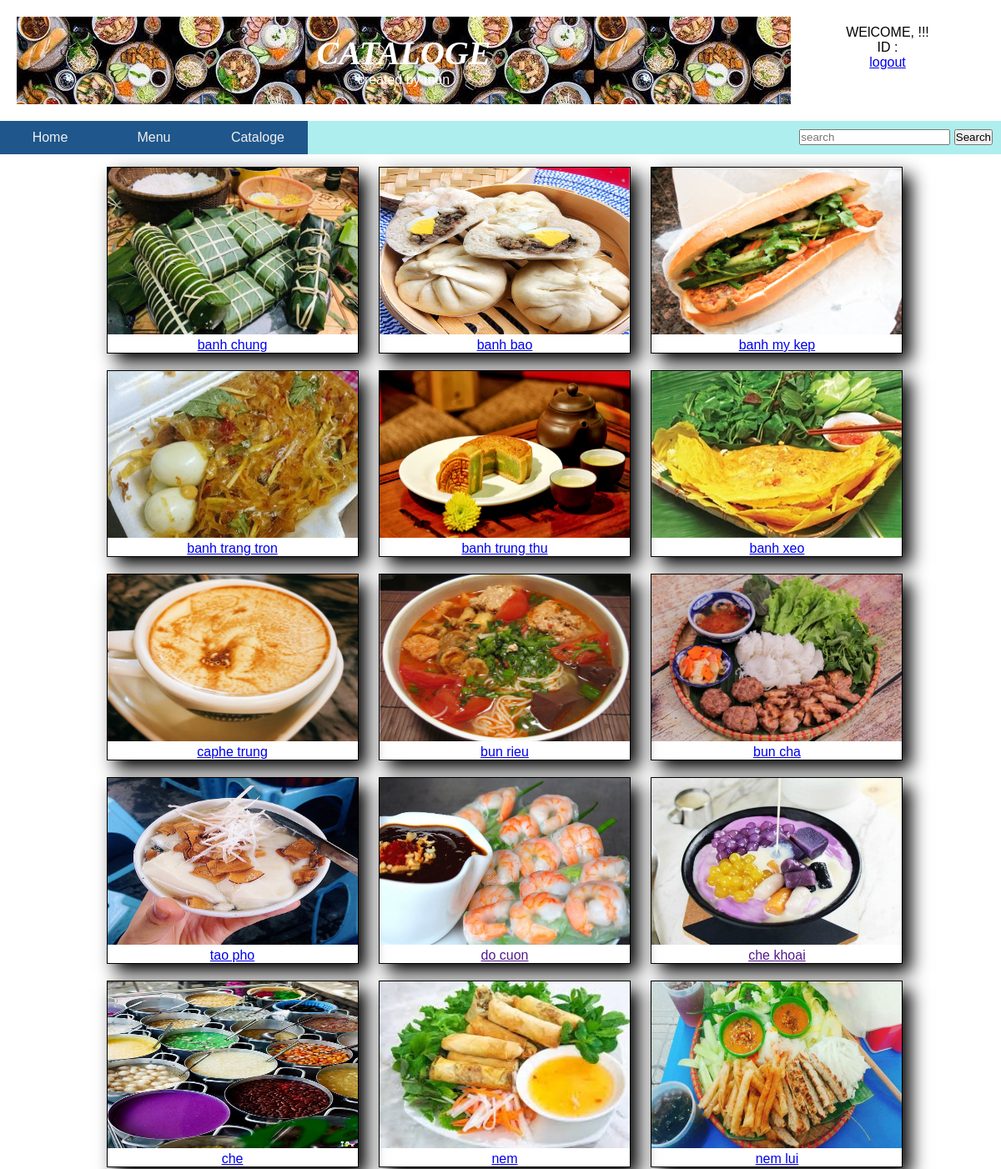
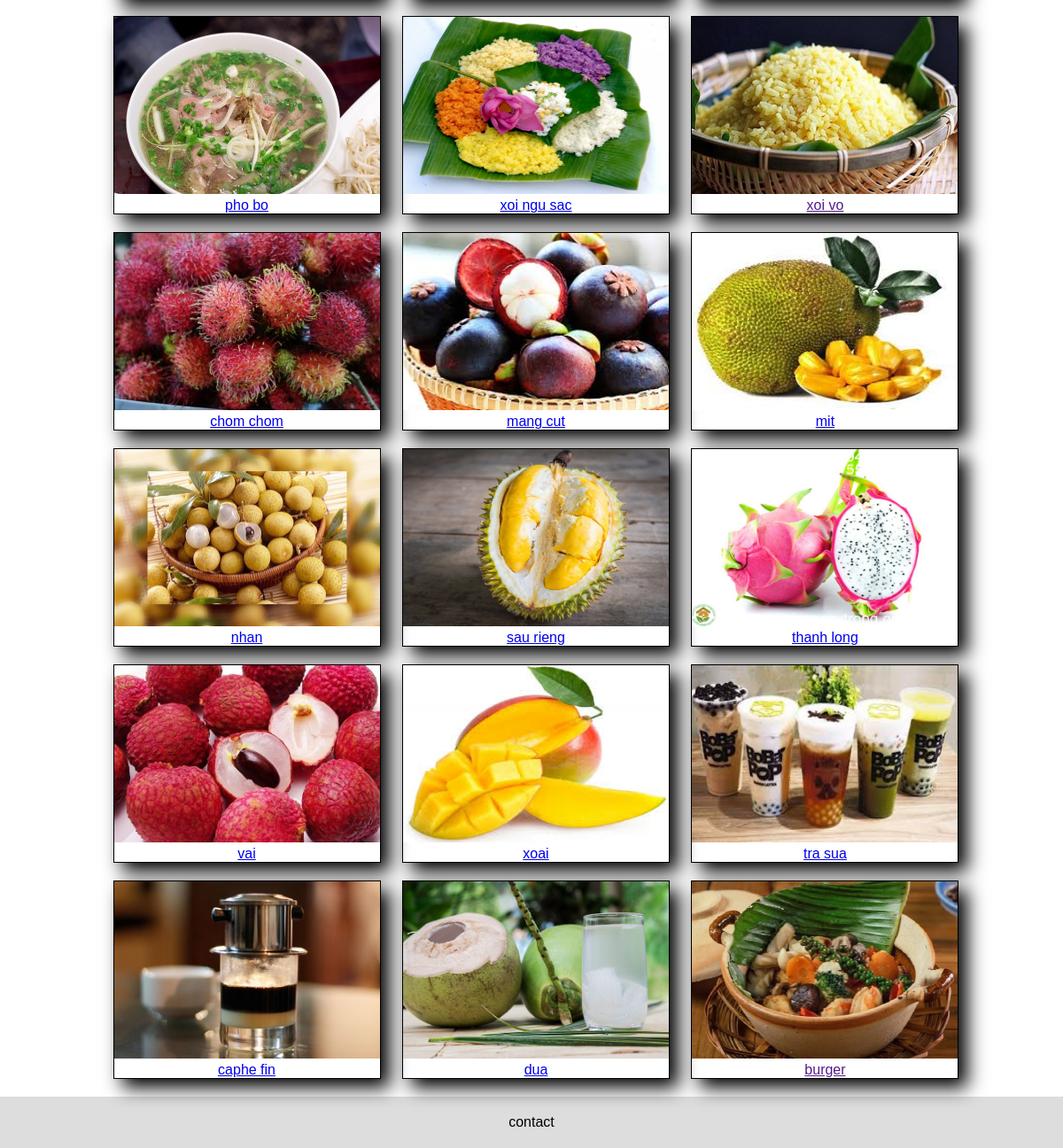
Screenshot of /cataloge.php with the database file from the repository (2 pictures, top to bottom).
### tables this page shows
CREATE TABLE `food` (
  `id` int(5) NOT NULL AUTO_INCREMENT,
  `name` varchar(50) NOT NULL,
  `anh` varchar(50) NOT NULL,
  `link` varchar(50) DEFAULT NULL,
  `loai` varchar(20) DEFAULT NULL,
  PRIMARY KEY (`id`)
);

### cataloge.php (the view, shortened to what this page needs)
<!DOCTYPE html>
<html>
<head>
<link rel="stylesheet" type="text/css" href=".\pagestyle.css">
</head>
<body>
<div class="header">
	<div class="title"><h1>CATALOGE</h1>
	<p style="color:white">created by mon</p>
	</div>
	<div class="qwerty">
	<p>WElCOME, <?php echo $_SESSION['username']; ?>  !!!</P>
	<p>ID : <?php $db = mysqli_connect('127.0.0.1', 'root', '', 'registration');
	?></p>
	 <a href="pagehome.php?logout='1'" >logout</a>
	</div>
</div>
<div class="nav">
<div id="menu">
<ul>
<li><a href="pagehome.php">Home</a></li>
<li>
<a href="">Menu</a>
</li>
<li>
<a href="cataloge.php">Cataloge</a>
</li>
</ul>
</div>
<div id="search">
<form action="search.php" method="post">
<input type="text" name="search" placeholder="search">
<input type="submit" name="submit" value="Search">
</form>
</div>
</div>
<div class="cataloge">
<?php
$db = mysqli_connect('127.0.0.1', 'root', '', 'registration');
	$sql = "SELECT * FROM registration.food ";
			$result = mysqli_query($db, $sql);
	if (mysqli_num_rows($result) > 0) {
    while($row = mysqli_fetch_assoc($result)) {
		?>
	<div class="pic">
	<a href="<?php echo $row["link"]; ?>"><center><p><img src="<?php echo $row["anh"]; ?>" width="300" height="200" /></p>
	<p><?php echo $row["name"]; ?></p></center>
	</a>
</div>
	<?php
    }
} else {
    echo "";
}
?>
</div>
<div class="footer">
	<p>contact</p>
</div>
</body>
</html>

### pagestyle.css (style rules this page uses)
* { box-sizing: border-box; margin:0; padding:0; }
body { font-family: Arial, Helvetica, sans-serif; margin: 0; }
.header { padding: 20px; text-align: center; color: black; display: -ms-flexbox; display: flex; -ms-flex-wrap: wrap; flex-wrap: wrap; }
.header h1 { color: white; font-family: Comic Sans MS; font-style: italic; font-size: 40px; }
.title { background: url("anhnen.jpg"); -ms-flex: 80%; flex: 80%; padding: 20px; }
.qwerty { -ms-flex:20%; flex:20%; padding: 10px; }
.nav { display: -ms-flexbox; display: flex; -ms-flex-wrap: wrap; flex-wrap: wrap; height:40px; background-color:#AFEEEE; }
#search { -ms-flex: 30%; flex: 30%; text-align:center; }
#search form { float: right; padding:10px 10px; }
#menu { margin:0; padding:0; -ms-flex: 70%; flex: 70%; }
#menu ul { list-style-type:none; background:#1f568B; text-align:center; float:left; }
#menu ul li { color:#f1f1f1; display:inline-table; width:120px; height:40px; line-height:40px; position:relative; }
#menu ul li a { color:#f1f1f1; text-decoration:none; display: block; }
.footer { padding: 20px; text-align: center; background: #ddd; }
.cataloge { padding: 5px 20px 10px 30px; text-align:center; }
.pic { text-decoration:none; box-shadow: 10px 10px 20px; display:inline-table; border:1px solid black; width:300px; margin:10px; padding:0px; }

### rows the page displays
food: anh (picture), name "banh chung"
food: anh (picture), name "banh bao"
food: anh (picture), name "banh my kep"
food: anh (picture), name "banh trang tron"
food: anh (picture), name "banh trung thu"
food: anh (picture), name "banh xeo"
food: anh (picture), name "caphe trung"
food: anh (picture), name "bun rieu"
food: anh (picture), name "bun cha"
food: anh (picture), name "tao pho"
food: anh (picture), name "do cuon"
food: anh (picture), name "che khoai"
food: anh (picture), name "che"
food: anh (picture), name "nem"
food: anh (picture), name "nem lui"
food: anh (picture), name "pho bo"
food: anh (picture), name "xoi ngu sac"
food: anh (picture), name "xoi vo"
food: anh (picture), name "chom chom"
food: anh (picture), name "mang cut"
food: anh (picture), name "mit"
food: anh (picture), name "nhan"
food: anh (picture), name "sau rieng"
food: anh (picture), name "thanh long"
food: anh (picture), name "vai"
food: anh (picture), name "xoai"
food: anh (picture), name "tra sua"
food: anh (picture), name "caphe fin"
food: anh (picture), name "dua"
food: anh (picture), name "burger"
